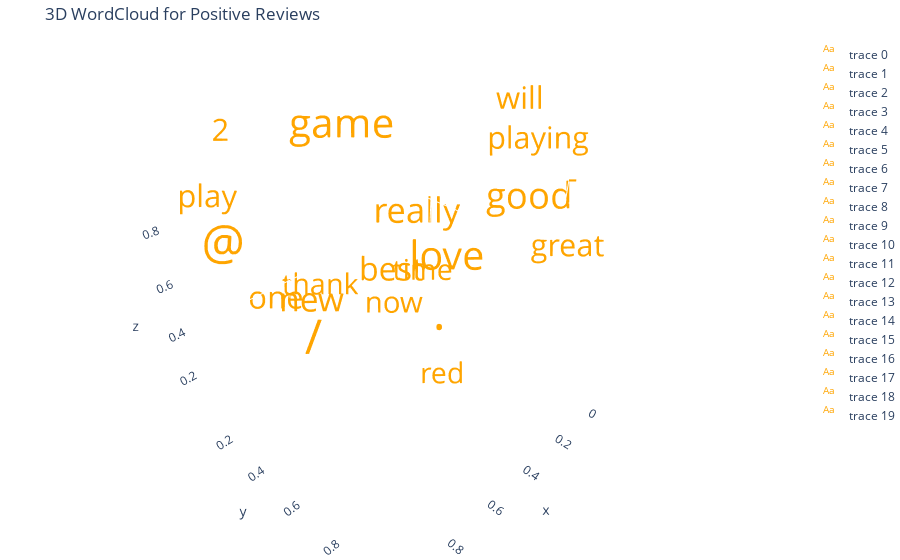

Write notebook code for a chart like this one.
### Code cell
from wordcloud import STOPWORDS
import plotly.graph_objects as go
import numpy as np
from collections import Counter
positive_texts = list(df[df["sentiment"] == "Positive"]["text"])
def plot_3d_wordcloud(text_list, title="3D WordCloud", top_n=20, color='orange', seed=42):
    """
    text_list: list of text data (e.g., from df['text'])
    title: plot title
    top_n: number of top frequent words to show
    color: word color
    seed: random seed for reproducibility
    """
    all_words = " ".join(text_list).lower().split()

    # stopwords 
    filtered_words = [word for word in all_words if word not in STOPWORDS]

    word_counts = Counter(filtered_words).most_common(top_n)
    if not word_counts:
        print(" No valid words to display.")
        return

    words, freqs = zip(*word_counts)

    np.random.seed(seed)
    x, y, z = np.random.rand(3, len(words))

    max_freq = max(freqs)
    sizes = [20 + (f / max_freq) * 30 for f in freqs]

    # 3D Plot 
    fig = go.Figure()

    for i, word in enumerate(words):
        fig.add_trace(go.Scatter3d(
            x=[x[i]], y=[y[i]], z=[z[i]],
            mode='text',
            text=[word],
            textfont=dict(size=sizes[i], color=color)
        ))

    fig.update_layout(
        title=title,
        scene=dict(
            xaxis=dict(showbackground=False),
            yaxis=dict(showbackground=False),
            zaxis=dict(showbackground=False)
        ),
        margin=dict(l=0, r=0, t=40, b=0)
    )

    fig.show()
plot_3d_wordcloud(positive_texts, title="3D WordCloud for Positive Reviews")

### Figure 1 — Plotly figure (JSON) as saved in the notebook; plotly's stock layout.template omitted (floating-point values rounded to 4 significant figures)
{"data": [{"mode": "text", "text": ["."], "textfont": {"color": "orange", "size": 50}, "type": "scatter3d", "x": [0.3745], "y": [0.6119], "z": [0.122]}, {"mode": "text", "text": ["@"], "textfont": {"color": "orange", "size": 48.3}, "type": "scatter3d", "x": [0.9507], "y": [0.1395], "z": [0.4952]}, {"mode": "text", "text": ["/"], "textfont": {"color": "orange", "size": 48.01}, "type": "scatter3d", "x": [0.732], "y": [0.2921], "z": [0.03439]}, {"mode": "text", "text": ["game"], "textfont": {"color": "orange", "size": 40.41}, "type": "scatter3d", "x": [0.5987], "y": [0.3664], "z": [0.9093]}, {"mode": "text", "text": ["love"], "textfont": {"color": "orange", "size": 39.76}, "type": "scatter3d", "x": [0.156], "y": [0.4561], "z": [0.2588]}, {"mode": "text", "text": ["good"], "textfont": {"color": "orange", "size": 36.37}, "type": "scatter3d", "x": [0.156], "y": [0.7852], "z": [0.6625]}, {"mode": "text", "text": ["really"], "textfont": {"color": "orange", "size": 34.65}, "type": "scatter3d", "x": [0.05808], "y": [0.1997], "z": [0.3117]}, {"mode": "text", "text": ["new"], "textfont": {"color": "orange", "size": 33.82}, "type": "scatter3d", "x": [0.8662], "y": [0.5142], "z": [0.5201]}, {"mode": "text", "text": ["best"], "textfont": {"color": "orange", "size": 32.21}, "type": "scatter3d", "x": [0.6011], "y": [0.5924], "z": [0.5467]}, {"mode": "text", "text": ["one"], "textfont": {"color": "orange", "size": 31.18}, "type": "scatter3d", "x": [0.7081], "y": [0.04645], "z": [0.1849]}, {"mode": "text", "text": ["will"], "textfont": {"color": "orange", "size": 31.08}, "type": "scatter3d", "x": [0.02058], "y": [0.6075], "z": [0.9696]}, {"mode": "text", "text": ["play"], "textfont": {"color": "orange", "size": 31.06}, "type": "scatter3d", "x": [0.9699], "y": [0.1705], "z": [0.7751]}, {"mode": "text", "text": ["2"], "textfont": {"color": "orange", "size": 30.95}, "type": "scatter3d", "x": [0.8324], "y": [0.06505], "z": [0.9395]}, {"mode": "text", "text": ["-"], "textfont": {"color": "orange", "size": 30.89}, "type": "scatter3d", "x": [0.2123], "y": [0.9489], "z": [0.8948]}, {"mode": "text", "text": ["great"], "textfont": {"color": "orange", "size": 30.81}, "type": "scatter3d", "x": [0.1818], "y": [0.9656], "z": [0.5979]}, {"mode": "text", "text": ["playing"], "textfont": {"color": "orange", "size": 30.54}, "type": "scatter3d", "x": [0.1834], "y": [0.8084], "z": [0.9219]}, {"mode": "text", "text": ["now"], "textfont": {"color": "orange", "size": 29.55}, "type": "scatter3d", "x": [0.3042], "y": [0.3046], "z": [0.08849]}, {"mode": "text", "text": ["thank"], "textfont": {"color": "orange", "size": 28.8}, "type": "scatter3d", "x": [0.5248], "y": [0.09767], "z": [0.196]}, {"mode": "text", "text": ["red"], "textfont": {"color": "orange", "size": 28.66}, "type": "scatter3d", "x": [0.4319], "y": [0.6842], "z": [0.04523]}, {"mode": "text", "text": ["time"], "textfont": {"color": "orange", "size": 28.61}, "type": "scatter3d", "x": [0.2912], "y": [0.4402], "z": [0.3253]}], "layout": {"margin": {"b": 0, "l": 0, "r": 0, "t": 40}, "scene": {"xaxis": {"showbackground": false}, "yaxis": {"showbackground": false}, "zaxis": {"showbackground": false}}, "title": {"text": "3D WordCloud for Positive Reviews"}}}
